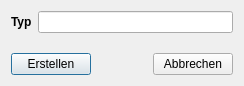
<?xml version="1.0" encoding="UTF-8"?>
<ui version="4.0">
 <class>NewOrder</class>
 <widget class="QDialog" name="NewOrder">
  <property name="geometry">
   <rect>
    <x>0</x>
    <y>0</y>
    <width>244</width>
    <height>86</height>
   </rect>
  </property>
  <property name="windowTitle">
   <string>Neuer Auftrag</string>
  </property>
  <property name="locale">
   <locale language="German" country="Germany"/>
  </property>
  <layout class="QVBoxLayout" name="verticalLayout">
   <item>
    <layout class="QFormLayout" name="flayout_data">
     <item row="0" column="0">
      <widget class="QLabel" name="l_type">
       <property name="font">
        <font>
         <weight>75</weight>
         <bold>true</bold>
        </font>
       </property>
       <property name="text">
        <string>Typ</string>
       </property>
      </widget>
     </item>
     <item row="0" column="1">
      <widget class="QLineEdit" name="le_type"/>
     </item>
    </layout>
   </item>
   <item>
    <layout class="QHBoxLayout" name="hlayout_buttons">
     <item>
      <widget class="QPushButton" name="pb_create">
       <property name="text">
        <string>Erstellen</string>
       </property>
      </widget>
     </item>
     <item>
      <spacer name="hspacer_buttons">
       <property name="orientation">
        <enum>Qt::Horizontal</enum>
       </property>
       <property name="sizeHint" stdset="0">
        <size>
         <width>40</width>
         <height>20</height>
        </size>
       </property>
      </spacer>
     </item>
     <item>
      <widget class="QPushButton" name="pb_cancel">
       <property name="text">
        <string>Abbrechen</string>
       </property>
      </widget>
     </item>
    </layout>
   </item>
  </layout>
 </widget>
 <resources/>
 <connections>
  <connection>
   <sender>pb_create</sender>
   <signal>clicked()</signal>
   <receiver>NewOrder</receiver>
   <slot>accept()</slot>
   <hints>
    <hint type="sourcelabel">
     <x>52</x>
     <y>96</y>
    </hint>
    <hint type="destinationlabel">
     <x>121</x>
     <y>60</y>
    </hint>
   </hints>
  </connection>
  <connection>
   <sender>pb_cancel</sender>
   <signal>clicked()</signal>
   <receiver>NewOrder</receiver>
   <slot>reject()</slot>
   <hints>
    <hint type="sourcelabel">
     <x>191</x>
     <y>96</y>
    </hint>
    <hint type="destinationlabel">
     <x>121</x>
     <y>60</y>
    </hint>
   </hints>
  </connection>
 </connections>
</ui>
